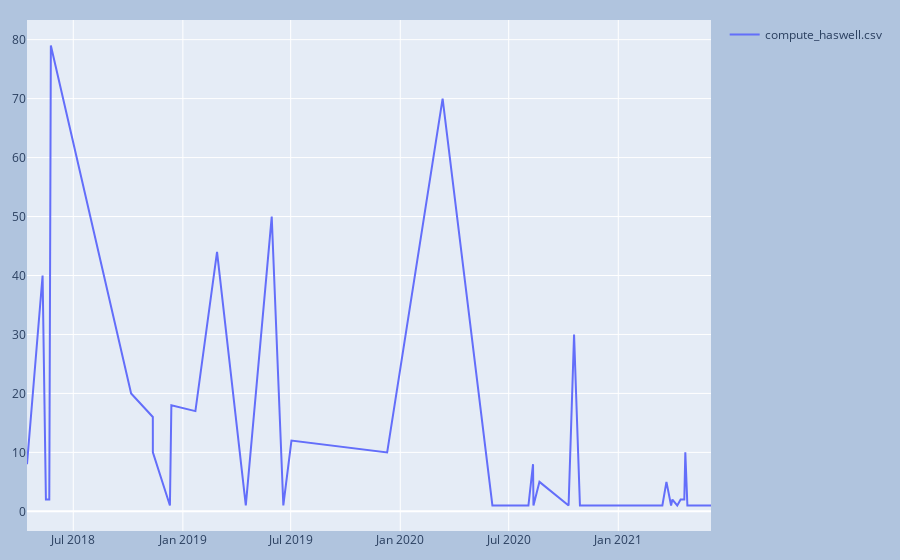

Notebook cell for this chart:
### Code cell
df = pd.read_csv('processed/lease_info_uc/in_advance/%s' % nt)
df.sort_values(by=['start_on'], inplace=True)
plot_lease(df)
